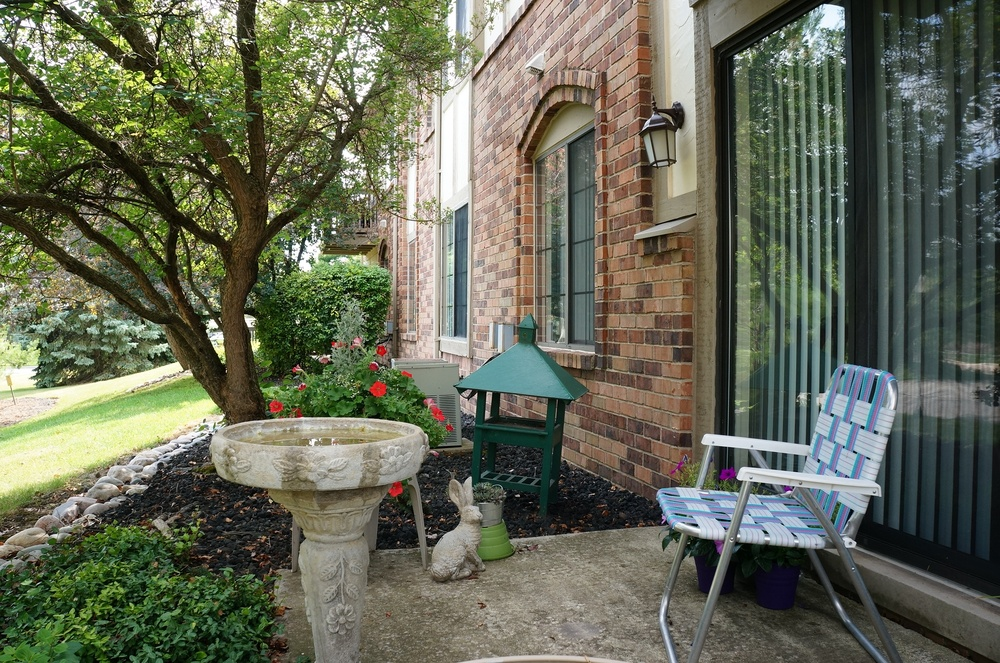
#> input picture l.JPG, 1000 x 663 px, shrunk from 2448 x 1624 before the run, found by its file name
$ python rectify.py   (Python 2 division)   (older library calls are emulated)
#> lines starting #> are read from the running program, lines starting #| are printed output that depends on the picture
import numpy as np

import cv2


try:
    from cv2 import ORB as SIFT
except ImportError:
    try:
        from cv2 import SIFT
    except ImportError:
        try:
            SIFT = cv2.ORB_create()
            print "use ORB"
        except:
            raise AttributeError("Your OpenCV(%s) doesn't have SIFT / ORB."
                                 % cv2.__version__)


M = np.array( [[  1.92949648e+03,   0.00000000e+00,   1.20508238e+03],
 [  0.00000000e+00,   1.92774278e+03,   7.79828847e+02],
 [  0.00000000e+00,   0.00000000e+00,   1.00000000e+00]])

dis = np.array([[-0.18403257,  0.04334305, -0.00142467, -0.00183455,  0.32721892]])

#===============================================================================
# R = np.array([[  9.99994906e-01,  -3.18560762e-03 , -1.99977206e-04],
#  [  3.18783948e-03 ,  9.99918267e-01  , 1.23813564e-02],
#  [  1.60518718e-04 , -1.23819308e-02 ,  9.99923328e-01]])
# T = np.array( [[-3.28237759],
#  [-0.02718054],
#  [ 0.07851459]])
# E = np.array([[ -2.54654900e-04  ,-7.81716268e-02 , -2.81505711e-02],
#  [  7.90410747e-02 , -4.08922888e-02,   3.28211022e+00],
#  [  1.67167067e-02 , -3.28219589e+00  ,-4.06457222e-02]])
# F = np.array([[  1.70826316e-09  , 5.24864009e-07  ,-4.69999697e-05],
#  [ -5.30701701e-07 ,  2.74810909e-07,  -4.20949169e-02],
#  [  1.95427696e-04  , 4.16744508e-02,  1.00000000e+00]])
#===============================================================================

R =np.array([[ 0.99998848, -0.00436078 ,-0.00200511],
 [ 0.00437696 , 0.9999573 , 0.00813895],
 [ 0.00196953, -0.00814763 , 0.99996487]])
T =np.array([[-3.20702999],
 [-0.02845684],
 [ 0.05973959]])
E =np.array([[ -3.17524434e-04,  -5.95051866e-02 , -2.89420561e-02],
 [  6.60552411e-02  ,-2.63902141e-02  , 3.20679753e+00],
 [  1.44194643e-02 , -3.20701714e+00,  -2.61589169e-02]])
F =np.array( [[  4.31021768e-09  , 8.08484653e-07  , 1.22371943e-04],
 [ -8.97478888e-07  , 3.58884563e-07 , -8.32666761e-02],
 [  3.17013426e-04  , 8.28199414e-02  , 1.00000000e+00]])


# [75 lines left out: functions drawMatches, drawlines, remapImg, not called in this run]

img1 = cv2.imread('l.jpg',0)#[700:1300, 380:2030]  #queryimage # left image
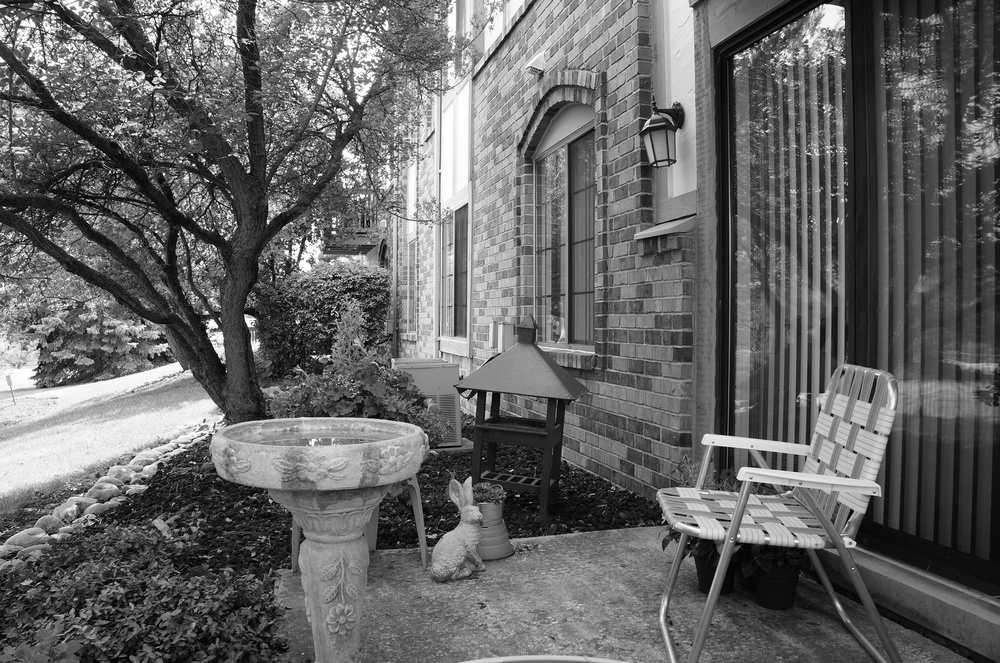
#> img1: shape (663, 1000); min 0, max 255, mean 101.4
img2 = cv2.imread('r.jpg',0)#[700:1300, 380:2030] #trainimage # right image4
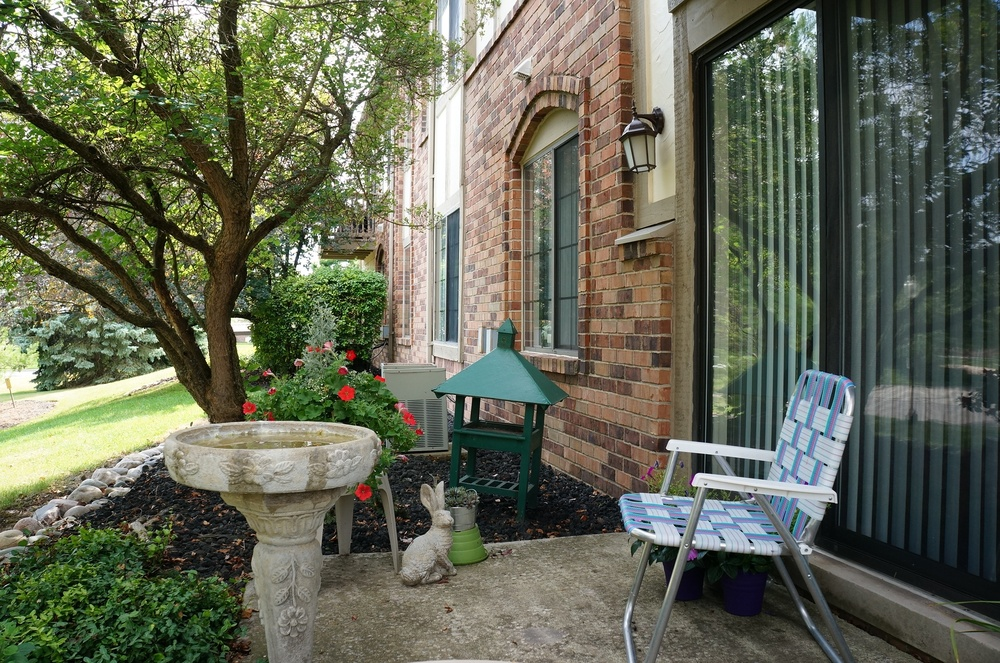
#> input picture r.JPG, 1000 x 663 px, shrunk from 2448 x 1624 before the run, found by its file name
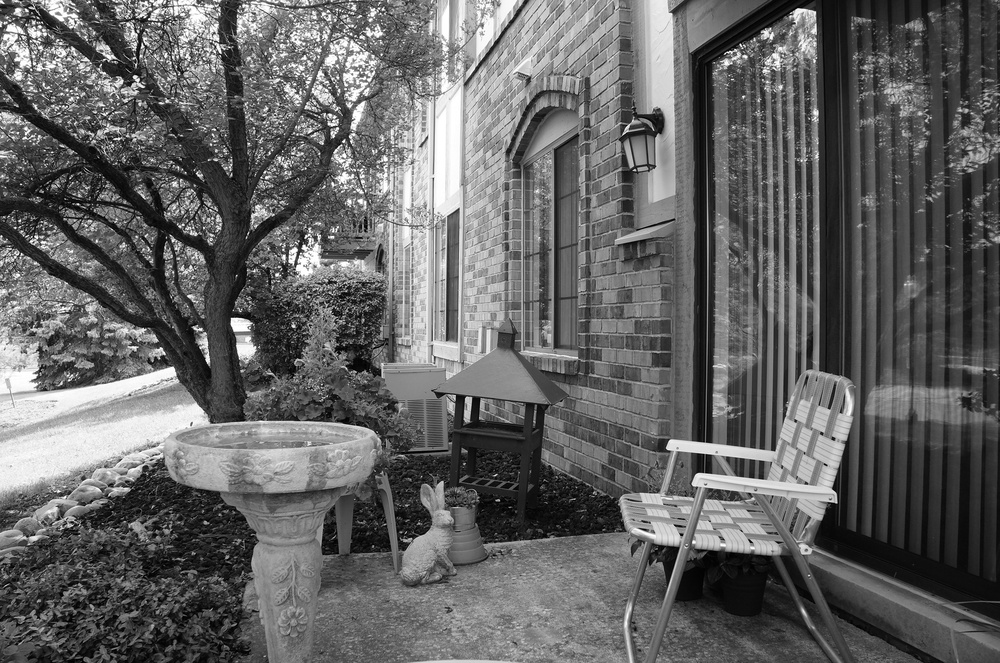
#> img2: shape (663, 1000); min 0, max 255, mean 99.5

img1 = cv2.undistort(img1, M, dis)
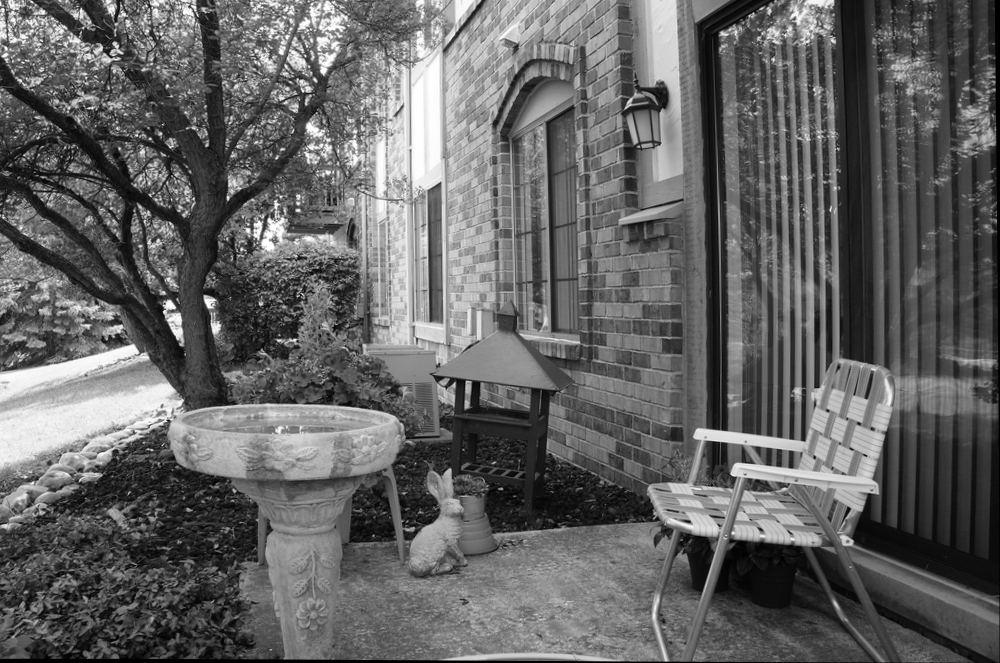
#> img1: shape (663, 1000); min 0, max 255, mean 99.1
img2 = cv2.undistort(img2, M, dis)
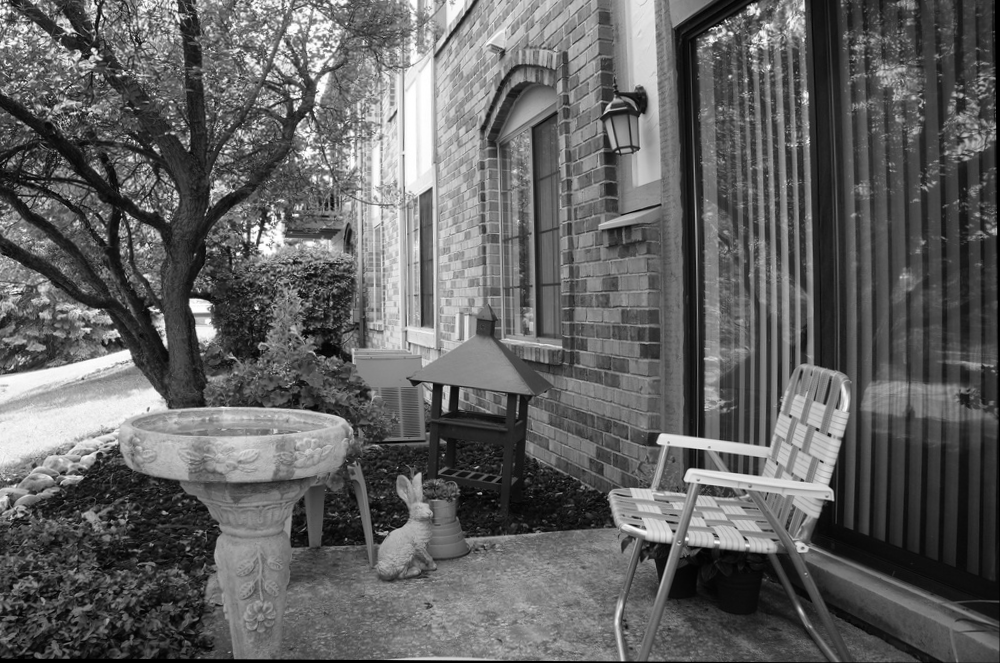
#> img2: shape (663, 1000); min 0, max 255, mean 97.1

# [17 lines of commented-out code are left out]

#> (the run stopped early here; a loop or call above may not have finished)
